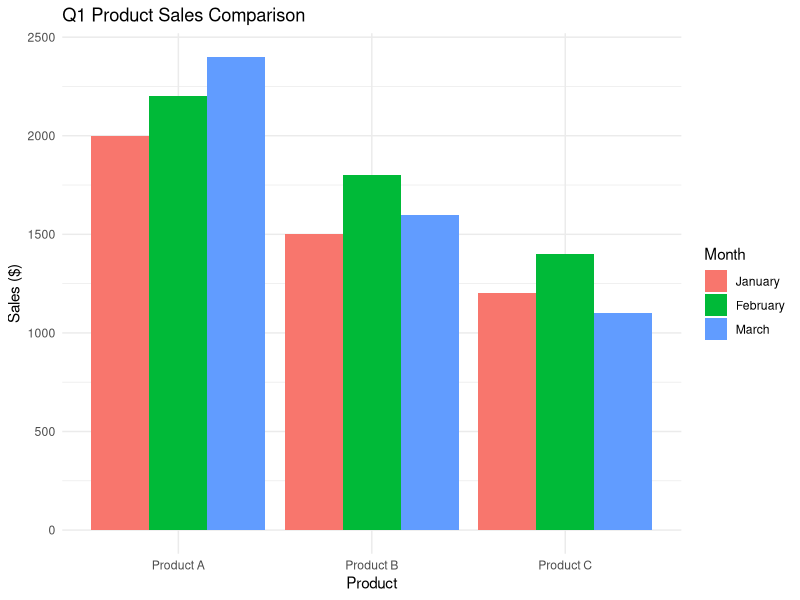

R code for this plot:
library(ggplot2)
library(tidyr)

df6 <- data.frame(
  ProductName = c("Product A", "Product B", "Product C"),
  January = c(2000, 1500, 1200),
  February = c(2200, 1800, 1400),
  March = c(2400, 1600, 1100)
)

df6_long <- pivot_longer(df6, cols = c("January", "February", "March"), names_to = "Month", values_to = "Sales")
df6_long$Month <- factor(df6_long$Month, levels = c("January", "February", "March"))

ggplot(df6_long, aes(x = ProductName, y = Sales, fill = Month)) +
  geom_bar(stat = "identity", position = "dodge") +
  labs(title = "Q1 Product Sales Comparison", x = "Product", y = "Sales ($)") +
  theme_minimal()
